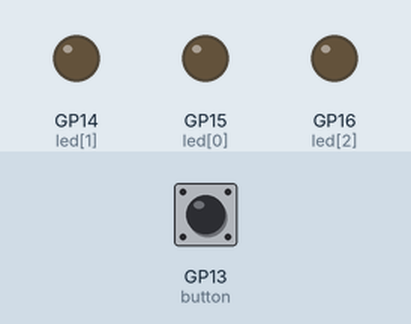
A program run on a simulated Raspberry Pi Pico running MicroPython. Parts: output pins drawn as LEDs (lit = HIGH). The inputs (shaded band) are chosen by the test bench; at power-on: GP13 (button) LOW.

Above: at 1.2 s.
1.3 s: GP13 (button) pulled HIGH for 0.15 s
At 1.7 s:
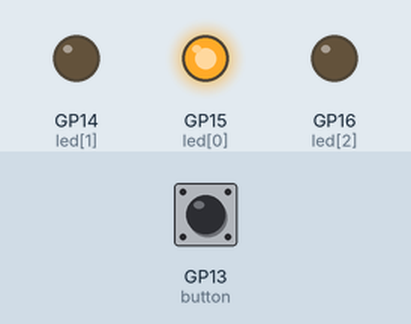
At 3.0 s:
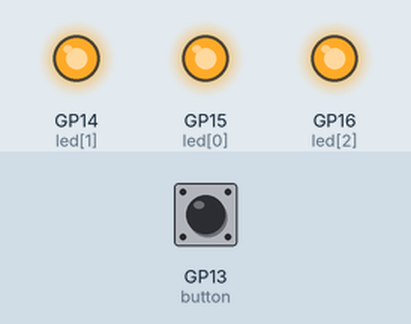
Timing chart, 0 to 10.3 s (numbered marks = the images above; inputs shaded):
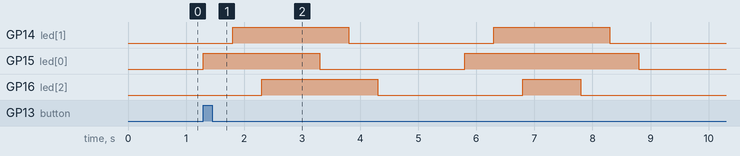

The program:

dancingLeds.py
```python
from machine import Pin
import utime

def toggleLeds(leds):
    for led in leds:
            led.toggle()
            utime.sleep(0.5)

button = Pin(13, Pin.IN, Pin.PULL_DOWN)
ledPins = [15, 14, 16]
leds = []

for l in ledPins:
    led = Pin(l, Pin.OUT)
    led.value(0)
    leds.append(led)


while True:
    if button.value() == 1:
        toggleLeds(leds)
        utime.sleep(0.5)
        toggleLeds(leds)
        utime.sleep(1)
        toggleLeds(leds)
        utime.sleep(0.5)
        toggleLeds(reversed(leds))
```

Measured:
- after the input at 1.3 s, GP14 (led[1]): alternates HIGH for 2.0 s and LOW for 2.5 s, starting after 0.50 s; GP15 (led[0]): LOW → HIGH at once, → LOW 2.0 s later, → HIGH 2.5 s later, → LOW 3.0 s later; GP16 (led[2]): LOW → HIGH after 1.0 s, → LOW 2.0 s later, → HIGH 2.5 s later, → LOW 1.0 s later
